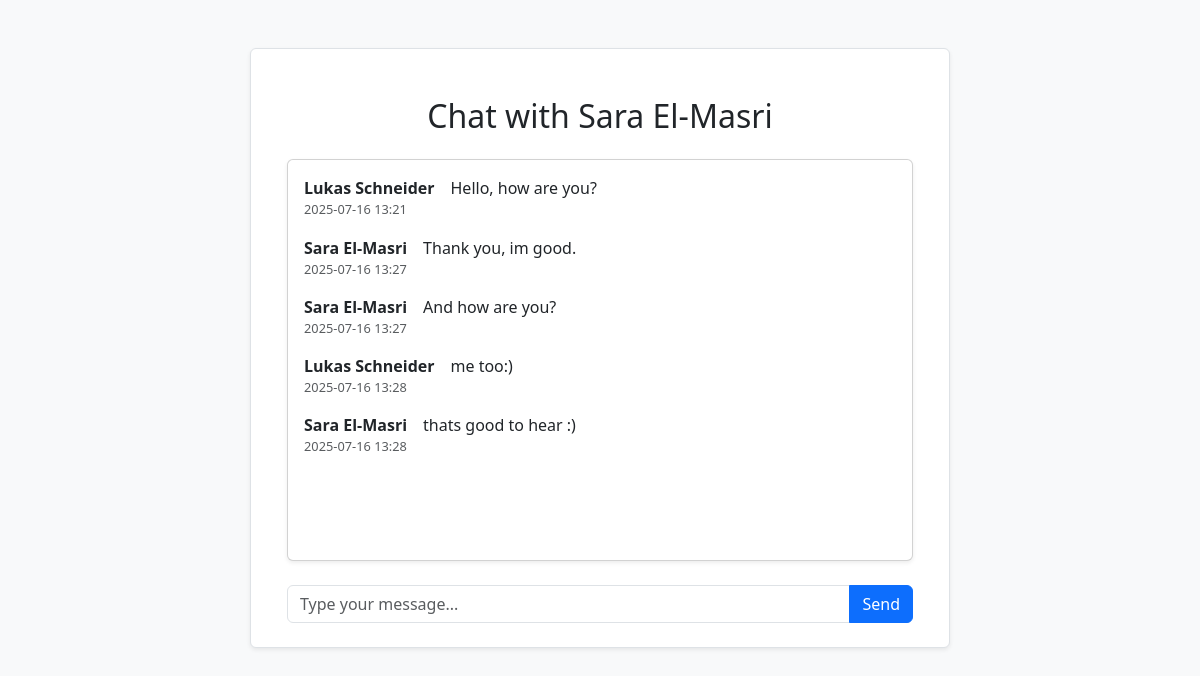
The page /chat/1 on the database its author committed.
### models.py (models this page shows)
class User(db.Model):
    __tablename__ = 'user'
    user_id = db.Column(db.Integer, primary_key=True)
    uni_id = db.Column(db.Integer, db.ForeignKey('university.uni_id'))
    name = db.Column(db.Text, nullable=False)
    email = db.Column(db.Text, unique=True, nullable=False)
    password = db.Column(db.Text, nullable=False)
    birth_date = db.Column(db.Date, nullable=False)
    created_at = db.Column(db.Date, default=date.today)
    profile_picture = db.Column(db.LargeBinary, nullable=False)
    description = db.Column(db.Text, nullable=False, default="")
    university = db.relationship('University', backref='students', lazy=True)
    personality_result = db.relationship('PersonalityResult', uselist=False, backref='user')

class Message(db.Model):
    __tablename__ = 'message'
    id = db.Column(db.Integer, primary_key=True)
    match_id = db.Column(db.Integer, db.ForeignKey('match.match_id'), nullable=False)
    sender_id = db.Column(db.Integer, db.ForeignKey('user.user_id'), nullable=False)
    text = db.Column(db.Text, nullable=False)
    timestamp = db.Column(db.DateTime, default=datetime.now) #<= automatisch aktuelle Zeit
    sender = db.relationship('User', backref='sent_messages')

### routes/route_chat_room.py (the view)
@main_bp.route('/chat/<int:match_id>', methods=['GET', 'POST'])
def chat_room(match_id):
    user_id = session.get('user_id')
    curr_user = user_dao.get_uid(user_id)
    match = match_dao.get_by_id(match_id)
    form =CreateChatForm()
    other_user = match.user2 if match.user1.user_id == user_id else match.user1
    messages = match_dao.get_messages_for_match(match_id)
    if form.validate_on_submit():
       content = form.message.data.strip()
       if content:
           match_dao.save_message(match_id, user_id, content)
       return redirect(url_for('main.chat_room', match_id=match_id))
    return render_template('chat_room.html',form=form,curr_user=curr_user, other_user=other_user, messages=messages, match_id=match_id)

### forms/form_chat_room.py
class CreateChatForm(FlaskForm):
    message = StringField('Your Message')
    sned_message = SubmitField('Send')

### dao/match_dao.py (called while the page is built)
    @classmethod
    def get_messages_for_match(cls, match_id):
        return Message.query.filter_by(match_id=match_id).order_by(Message.timestamp).all()

    @classmethod
    def get_by_id(cls, match_id):
        return Match.query.get(match_id)

### dao/user_dao.py (called while the page is built)
    @classmethod
    def get_uid(cls, user_id):
        return db.session.get(User, user_id)

### templates/chat_room.html (shortened to what this page needs)
{% extends 'base.html' %}
{% block header %}
  <h2 class="text-center mt-4">Chat with {{ other_user.name }}</h2>
{% endblock %}
{% block content %}
<div class="container mt-4" style="max-width: 800px;">
  <div class="card mb-4 shadow-sm">
    <div class="card-body" style="height: 400px; overflow-y: auto;" id="message-canvas">
      {% for msg in messages %}
        <div class="d-flex justify-content-between mb-3">
            <div class="me-3" style="flex: 0 0 auto;">
            <strong>{{ msg.sender.name }}</strong><br>
            <div class="text-muted" style="font-size: 0.8em;">
                {{ msg.timestamp.strftime('%Y-%m-%d %H:%M') }}
            </div>
            </div>
            <div style="flex: 1;">
            {{ msg.text }}
            </div>
        </div>
      {% else %}
        <p class="text-muted text-center">No messages yet. Start the conversation!</p>
      {% endfor %}
    </div>
  </div>
  <form method="POST" action="{{ url_for('main.chat_room', match_id=match_id) }}">
    <div class="input-group">
      {{ form.message(class_='form-control', placeholder='Type your message...') }}
      <button class="btn btn-primary" type="submit">{{ form.sned_message.label.text }}</button>
    </div>
  </form>
</div>
{% endblock %}

### rows shown on the page
User: name "Sara El-Masri"
Message: sender.name "Lukas Schneider", timestamp "2025-07-16 13:21", text "Hello, how are you?"
Message: sender.name "Sara El-Masri", timestamp "2025-07-16 13:27", text "Thank you, im good."
Message: sender.name "Sara El-Masri", timestamp "2025-07-16 13:27", text "And how are you?"
Message: sender.name "Lukas Schneider", timestamp "2025-07-16 13:28", text "me too:)"
Message: sender.name "Sara El-Masri", timestamp "2025-07-16 13:28", text "thats good to hear :)"
